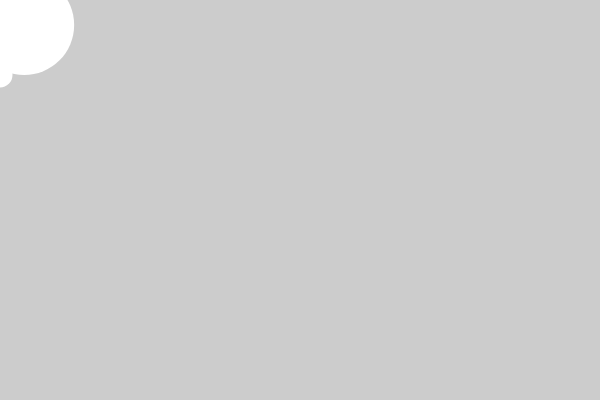
Frame 1 (no input)
Frame 60 (no input): identical to frame 1, image omitted
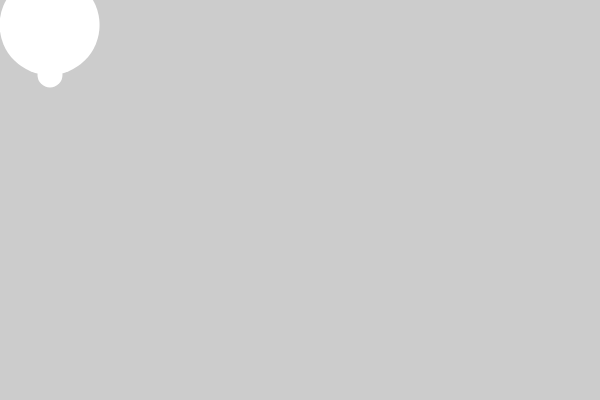
Frame 120 (the mouse pressed at the canvas centre since frame 60)

The p5.js sketch that drew these frames (run headless with seeded random() and noise() and a simulated clock; from frame 60 on, the mouse is pressed at the canvas centre):

// p5.js sketch
// ── sketch.js
function setup() {
  createCanvas(600,400);
  noStroke();
}

function draw() {
  background(204);
  let x1 = map(mouseX,10, width, 25, 75);
  ellipse(x1, 25, 100, 100);
  //This ellipse is constrained to the 0-100 range
  //after setting withinBounds to true
  let x2 = map(mouseX, 0, width, 0, 100, true);
  ellipse(x2, 75, 25, 25);
}
